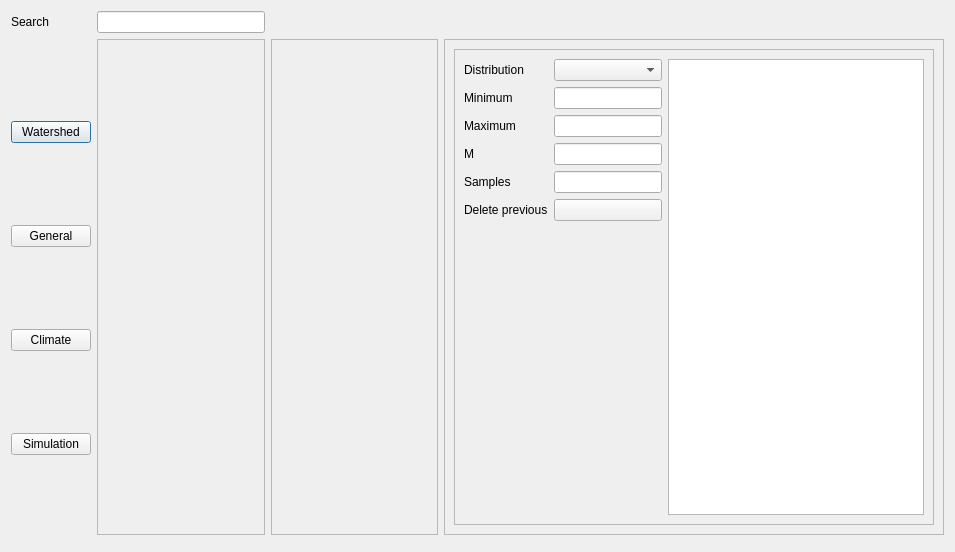
<?xml version="1.0" encoding="UTF-8"?>
<ui version="4.0">
 <class>Dialog</class>
 <widget class="QDialog" name="Dialog">
  <property name="geometry">
   <rect>
    <x>0</x>
    <y>0</y>
    <width>955</width>
    <height>552</height>
   </rect>
  </property>
  <property name="windowTitle">
   <string>Dialog</string>
  </property>
  <layout class="QGridLayout" name="gridLayout_4">
   <item row="0" column="0">
    <widget class="QLabel" name="label">
     <property name="text">
      <string>Search</string>
     </property>
    </widget>
   </item>
   <item row="0" column="1">
    <widget class="QLineEdit" name="lineEdit"/>
   </item>
   <item row="1" column="0" rowspan="2">
    <layout class="QVBoxLayout" name="verticalLayout">
     <property name="spacing">
      <number>0</number>
     </property>
     <item>
      <widget class="QPushButton" name="Watershed">
       <property name="text">
        <string>Watershed</string>
       </property>
      </widget>
     </item>
     <item>
      <widget class="QPushButton" name="General">
       <property name="text">
        <string>General</string>
       </property>
      </widget>
     </item>
     <item>
      <widget class="QPushButton" name="Climate">
       <property name="text">
        <string>Climate</string>
       </property>
      </widget>
     </item>
     <item>
      <widget class="QPushButton" name="Simulation">
       <property name="text">
        <string>Simulation</string>
       </property>
      </widget>
     </item>
    </layout>
   </item>
   <item row="1" column="1">
    <widget class="QScrollArea" name="scrollArea">
     <property name="widgetResizable">
      <bool>true</bool>
     </property>
     <widget class="QWidget" name="scrollAreaWidgetContents">
      <property name="geometry">
       <rect>
        <x>0</x>
        <y>0</y>
        <width>279</width>
        <height>506</height>
       </rect>
      </property>
      <layout class="QGridLayout" name="gridLayout">
       <item row="1" column="0">
        <layout class="QVBoxLayout" name="verticalLayout_2"/>
       </item>
      </layout>
     </widget>
    </widget>
   </item>
   <item row="1" column="3">
    <widget class="QScrollArea" name="scrollArea_2">
     <property name="widgetResizable">
      <bool>true</bool>
     </property>
     <widget class="QWidget" name="scrollAreaWidgetContents_2">
      <property name="geometry">
       <rect>
        <x>0</x>
        <y>0</y>
        <width>279</width>
        <height>506</height>
       </rect>
      </property>
      <layout class="QGridLayout" name="gridLayout_2">
       <item row="0" column="0">
        <layout class="QVBoxLayout" name="verticalLayout_6">
         <item>
          <widget class="QFrame" name="frame">
           <property name="frameShape">
            <enum>QFrame::StyledPanel</enum>
           </property>
           <property name="frameShadow">
            <enum>QFrame::Raised</enum>
           </property>
           <layout class="QGridLayout" name="gridLayout_5">
            <item row="0" column="0">
             <layout class="QGridLayout" name="gridLayout_3">
              <item row="0" column="0">
               <widget class="QLabel" name="label_2">
                <property name="text">
                 <string>Distribution</string>
                </property>
               </widget>
              </item>
              <item row="1" column="0">
               <widget class="QLabel" name="label_3">
                <property name="text">
                 <string>Minimum</string>
                </property>
               </widget>
              </item>
              <item row="2" column="0">
               <widget class="QLabel" name="label_4">
                <property name="text">
                 <string>Maximum</string>
                </property>
               </widget>
              </item>
              <item row="1" column="1">
               <widget class="QLineEdit" name="lineEdit_3"/>
              </item>
              <item row="3" column="0">
               <widget class="QLabel" name="label_5">
                <property name="text">
                 <string>M</string>
                </property>
               </widget>
              </item>
              <item row="2" column="1">
               <widget class="QLineEdit" name="lineEdit_4"/>
              </item>
              <item row="3" column="1">
               <widget class="QLineEdit" name="lineEdit_5"/>
              </item>
              <item row="5" column="0">
               <widget class="QLabel" name="label_7">
                <property name="text">
                 <string>Delete previous</string>
                </property>
               </widget>
              </item>
              <item row="4" column="1">
               <widget class="QLineEdit" name="lineEdit_6"/>
              </item>
              <item row="4" column="0">
               <widget class="QLabel" name="label_6">
                <property name="text">
                 <string>Samples</string>
                </property>
               </widget>
              </item>
              <item row="5" column="1">
               <widget class="QPushButton" name="pushButton">
                <property name="text">
                 <string/>
                </property>
               </widget>
              </item>
              <item row="6" column="0">
               <spacer name="verticalSpacer">
                <property name="orientation">
                 <enum>Qt::Vertical</enum>
                </property>
                <property name="sizeHint" stdset="0">
                 <size>
                  <width>20</width>
                  <height>40</height>
                 </size>
                </property>
               </spacer>
              </item>
              <item row="0" column="1">
               <widget class="QComboBox" name="comboBox"/>
              </item>
             </layout>
            </item>
            <item row="0" column="1">
             <widget class="QTableWidget" name="tableWidget"/>
            </item>
           </layout>
          </widget>
         </item>
        </layout>
       </item>
      </layout>
     </widget>
    </widget>
   </item>
   <item row="1" column="2">
    <widget class="QScrollArea" name="scrollArea_3">
     <property name="widgetResizable">
      <bool>true</bool>
     </property>
     <widget class="QWidget" name="scrollAreaWidgetContents_3">
      <property name="geometry">
       <rect>
        <x>0</x>
        <y>0</y>
        <width>278</width>
        <height>506</height>
       </rect>
      </property>
      <layout class="QGridLayout" name="gridLayout_6">
       <item row="0" column="0">
        <layout class="QVBoxLayout" name="verticalLayout_3"/>
       </item>
      </layout>
     </widget>
    </widget>
   </item>
  </layout>
 </widget>
 <resources/>
 <connections/>
</ui>
